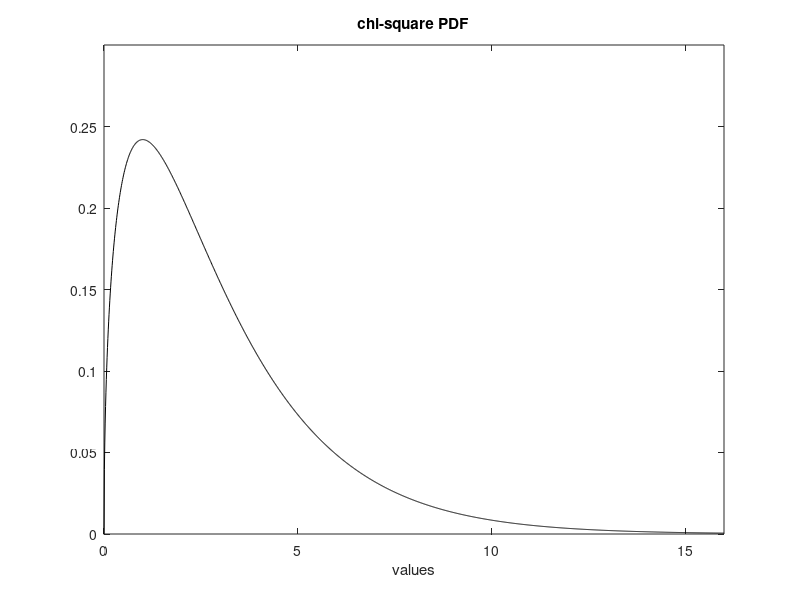

Here is the MATLAB script that generated this plot:
% Chi-square PDF
v=-3:0.01:16;                   %values set
nu=3;                           %random variable parameter ("degrees of freedom")
ypdf=chi2pdf(v,nu);             %chi-square PDF
plot(v,ypdf,'k'); hold on;      %plots figure
axis([0 16 0 0.3]);
xlabel('values'); 
title('chi-square PDF');
